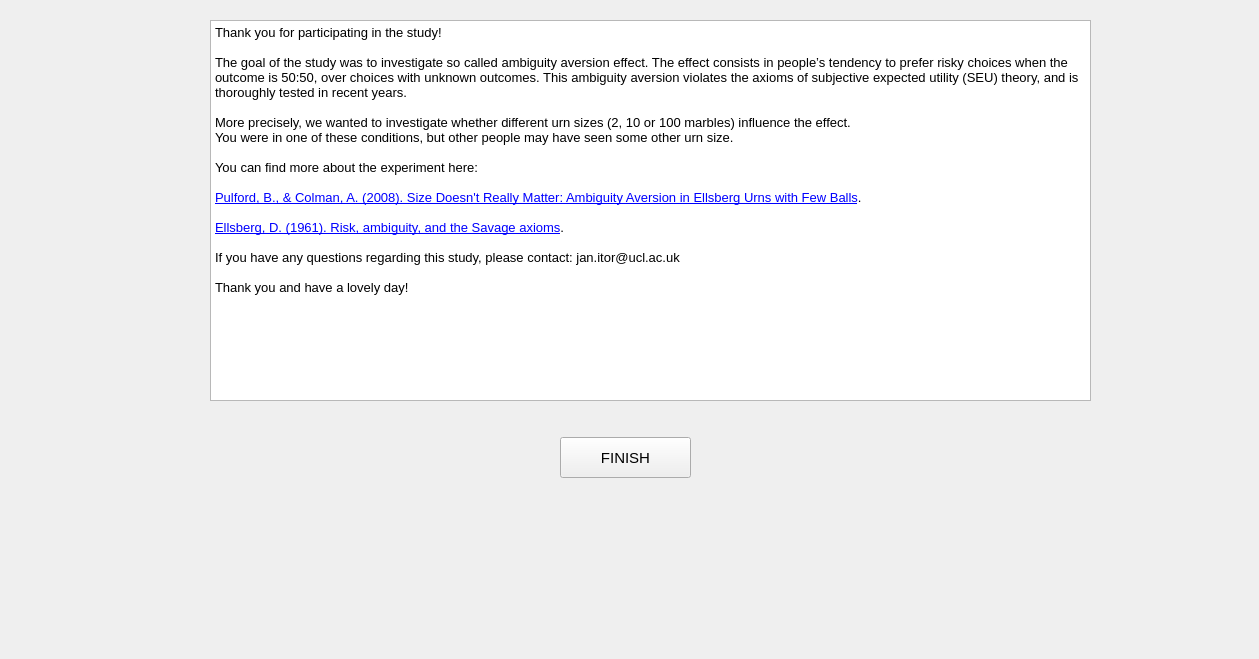
    <widget class="QWidget" name="page4">
     <widget class="QLabel" name="logo_3">
      <property name="geometry">
       <rect>
        <x>0</x>
        <y>540</y>
        <width>1250</width>
        <height>110</height>
       </rect>
      </property>
      <property name="text">
       <string/>
      </property>
      <property name="pixmap">
       <pixmap>logo.png</pixmap>
      </property>
      <property name="scaledContents">
       <bool>true</bool>
      </property>
     </widget>
     <widget class="QPushButton" name="finish">
      <property name="geometry">
       <rect>
        <x>560</x>
        <y>437</y>
        <width>131</width>
        <height>41</height>
       </rect>
      </property>
      <property name="font">
       <font>
        <family>Arial</family>
        <pointsize>11</pointsize>
       </font>
      </property>
      <property name="text">
       <string>FINISH</string>
      </property>
     </widget>
     <widget class="QTextBrowser" name="debrief">
      <property name="geometry">
       <rect>
        <x>210</x>
        <y>20</y>
        <width>881</width>
        <height>381</height>
       </rect>
      </property>
      <property name="html">
       <string>&lt;!DOCTYPE HTML PUBLIC &quot;-//W3C//DTD HTML 4.0//EN&quot; &quot;http://www.w3.org/TR/REC-html40/strict.dtd&quot;&gt;
&lt;html&gt;&lt;head&gt;&lt;meta name=&quot;qrichtext&quot; content=&quot;1&quot; /&gt;&lt;style type=&quot;text/css&quot;&gt;
p, li { white-space: pre-wrap; }
&lt;/style&gt;&lt;/head&gt;&lt;body style=&quot; font-family:'MS Shell Dlg 2'; font-size:7.8pt; font-weight:400; font-style:normal;&quot;&gt;
&lt;p style=&quot; margin-top:0px; margin-bottom:0px; margin-left:0px; margin-right:0px; -qt-block-indent:0; text-indent:0px;&quot;&gt;&lt;span style=&quot; font-family:'Arial'; font-size:10pt;&quot;&gt;Thank you for participating in the study!&lt;/span&gt;&lt;/p&gt;
&lt;p style=&quot;-qt-paragraph-type:empty; margin-top:0px; margin-bottom:0px; margin-left:0px; margin-right:0px; -qt-block-indent:0; text-indent:0px; font-family:'Arial'; font-size:10pt;&quot;&gt;&lt;br /&gt;&lt;/p&gt;
&lt;p style=&quot; margin-top:0px; margin-bottom:0px; margin-left:0px; margin-right:0px; -qt-block-indent:0; text-indent:0px;&quot;&gt;&lt;span style=&quot; font-family:'Arial'; font-size:10pt;&quot;&gt;The goal of the study was to investigate so called ambiguity aversion effect. The effect consists in people’s tendency to prefer risky choices when the outcome is 50:50, over choices with unknown outcomes. This ambiguity aversion violates the axioms of subjective expected utility (SEU) theory, and is thoroughly tested in recent years. &lt;/span&gt;&lt;/p&gt;
&lt;p style=&quot;-qt-paragraph-type:empty; margin-top:0px; margin-bottom:0px; margin-left:0px; margin-right:0px; -qt-block-indent:0; text-indent:0px; font-family:'Arial'; font-size:10pt;&quot;&gt;&lt;br /&gt;&lt;/p&gt;
&lt;p style=&quot; margin-top:0px; margin-bottom:0px; margin-left:0px; margin-right:0px; -qt-block-indent:0; text-indent:0px;&quot;&gt;&lt;span style=&quot; font-family:'Arial'; font-size:10pt;&quot;&gt;More precisely, we wanted to investigate whether different urn sizes (2, 10 or 100 marbles) influence the effect.&lt;/span&gt;&lt;/p&gt;
&lt;p style=&quot; margin-top:0px; margin-bottom:0px; margin-left:0px; margin-right:0px; -qt-block-indent:0; text-indent:0px;&quot;&gt;&lt;span style=&quot; font-family:'Arial'; font-size:10pt;&quot;&gt;You were in one of these conditions, but other people may have seen some other urn size.&lt;/span&gt;&lt;/p&gt;
&lt;p style=&quot;-qt-paragraph-type:empty; margin-top:0px; margin-bottom:0px; margin-left:0px; margin-right:0px; -qt-block-indent:0; text-indent:0px; font-family:'Arial'; font-size:10pt;&quot;&gt;&lt;br /&gt;&lt;/p&gt;
&lt;p style=&quot; margin-top:0px; margin-bottom:0px; margin-left:0px; margin-right:0px; -qt-block-indent:0; text-indent:0px;&quot;&gt;&lt;span style=&quot; font-family:'Arial'; font-size:10pt;&quot;&gt;You can find more about the experiment here:&lt;/span&gt;&lt;/p&gt;
&lt;p style=&quot;-qt-paragraph-type:empty; margin-top:0px; margin-bottom:0px; margin-left:0px; margin-right:0px; -qt-block-indent:0; text-indent:0px; font-family:'Arial'; font-size:10pt;&quot;&gt;&lt;br /&gt;&lt;/p&gt;
&lt;p style=&quot; margin-top:0px; margin-bottom:0px; margin-left:0px; margin-right:0px; -qt-block-indent:0; text-indent:0px;&quot;&gt;&lt;a href=&quot;https://d1wqtxts1xzle7.cloudfront.net/53029659/sizedoes-libre.pdf?1494163592=&amp;amp;response-content-disposition=inline%3B+filename%3DSize_Doesnt_Really_Matter.pdf&amp;amp;Expires=1670754507&amp;amp;Signature=eQi3F8UtA5DB1YFYvdyhYzFIpm2Sjck2HHKiHgK7J5i-8-vPYGuIvhKUWr8ws0o5vSobkAZ4I8njWsebine6oUsOdqncIdS7M3YPfd7RW9KYPDM~JXn0U6gcGfmSRz01YCbANoMmBfEHZdgUiDpKmTJHlNQdM9mQH6p9LmwohFUeK-LmTznmKMfcwhuCSAO2NwdVKScFb55ZDKJEVz5Jm6FxV-g8LI3e488ztydzQX~4PauFbpOlJQxPnxbrYyIywIgq0REqO5Uz9w2HK3d7ltupo08zyeDgUfgmqwOJdr7KO8TCr-vmGDC6kqw04kdHG53zttnc0yvODMNYrUpE1Q__&amp;amp;Key-Pair-Id=APKAJLOHF5GGSLRBV4ZA&quot;&gt;&lt;span style=&quot; font-size:10pt; text-decoration: underline; color:#0000ff;&quot;&gt;Pulford, B., &amp;amp; Colman, A. (2008). Size Doesn't Really Matter: Ambiguity Aversion in Ellsberg Urns with Few Balls&lt;/span&gt;&lt;/a&gt;&lt;span style=&quot; font-family:'Arial'; font-size:10pt;&quot;&gt;.&lt;/span&gt;&lt;/p&gt;
&lt;p style=&quot;-qt-paragraph-type:empty; margin-top:0px; margin-bottom:0px; margin-left:0px; margin-right:0px; -qt-block-indent:0; text-indent:0px; font-family:'Arial'; font-size:10pt;&quot;&gt;&lt;br /&gt;&lt;/p&gt;
&lt;p style=&quot; margin-top:0px; margin-bottom:0px; margin-left:0px; margin-right:0px; -qt-block-indent:0; text-indent:0px;&quot;&gt;&lt;a href=&quot;https://apps.dtic.mil/sti/pdfs/AD0646719.pdf&quot;&gt;&lt;span style=&quot; font-size:10pt; text-decoration: underline; color:#0000ff;&quot;&gt;Ellsberg, D. (1961). Risk, ambiguity, and the Savage axioms&lt;/span&gt;&lt;/a&gt;&lt;span style=&quot; font-family:'Arial'; font-size:10pt;&quot;&gt;.&lt;/span&gt;&lt;/p&gt;
&lt;p style=&quot;-qt-paragraph-type:empty; margin-top:0px; margin-bottom:0px; margin-left:0px; margin-right:0px; -qt-block-indent:0; text-indent:0px; font-family:'Arial'; font-size:10pt;&quot;&gt;&lt;br /&gt;&lt;/p&gt;
&lt;p style=&quot; margin-top:0px; margin-bottom:0px; margin-left:0px; margin-right:0px; -qt-block-indent:0; text-indent:0px;&quot;&gt;&lt;span style=&quot; font-family:'Arial'; font-size:10pt;&quot;&gt;If you have any questions regarding this study, please contact: jan.itor@ucl.ac.uk &lt;/span&gt;&lt;/p&gt;
&lt;p style=&quot;-qt-paragraph-type:empty; margin-top:0px; margin-bottom:0px; margin-left:0px; margin-right:0px; -qt-block-indent:0; text-indent:0px; font-family:'Arial'; font-size:10pt;&quot;&gt;&lt;br /&gt;&lt;/p&gt;
&lt;p style=&quot; margin-top:0px; margin-bottom:0px; margin-left:0px; margin-right:0px; -qt-block-indent:0; text-indent:0px;&quot;&gt;&lt;span style=&quot; font-family:'Arial'; font-size:10pt;&quot;&gt;Thank you and have a lovely day!&lt;/span&gt;&lt;/p&gt;&lt;/body&gt;&lt;/html&gt;</string>
      </property>
     </widget>
    </widget>
